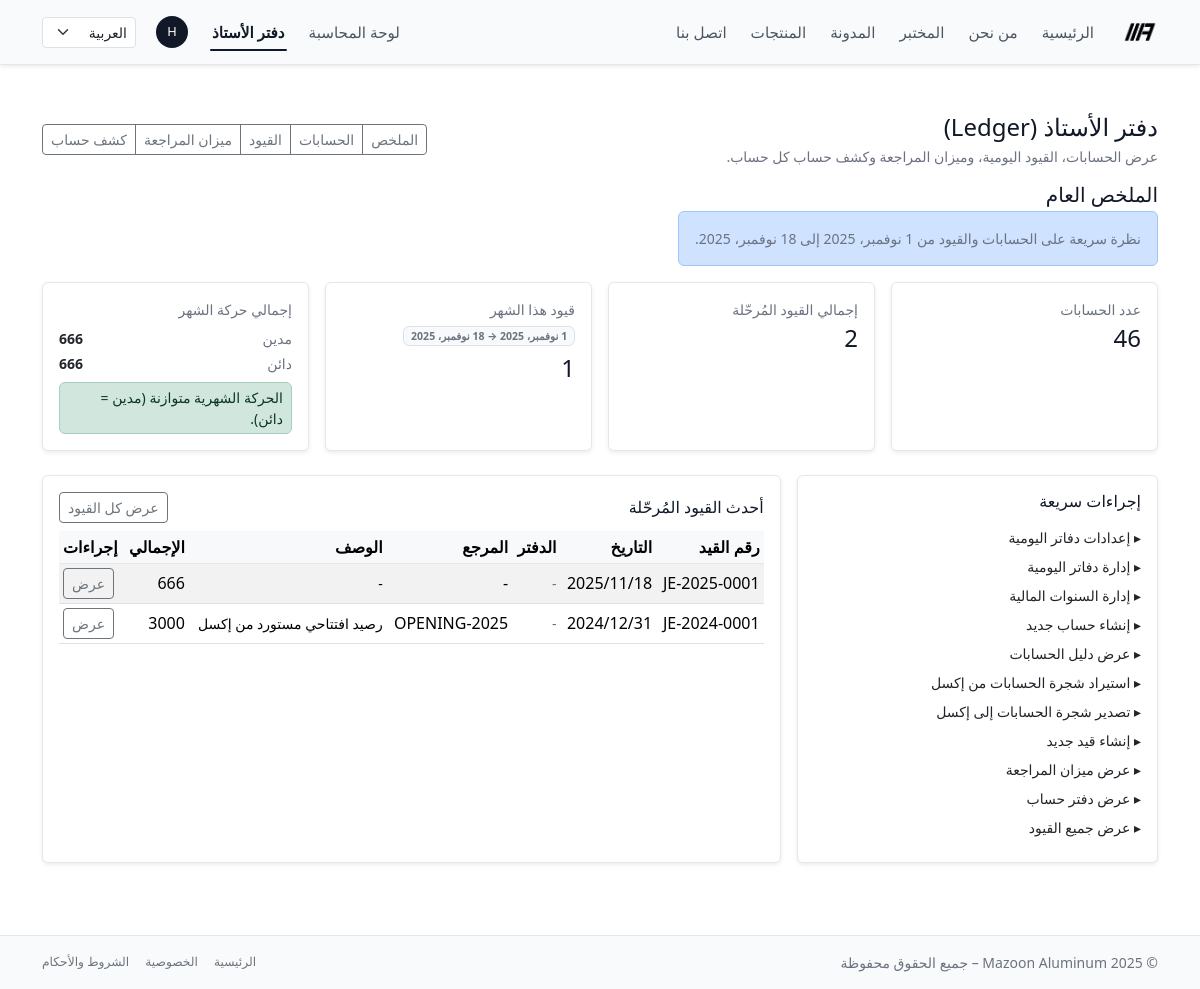
Page /ar/ledger/ (signed in) on the earlier database version.
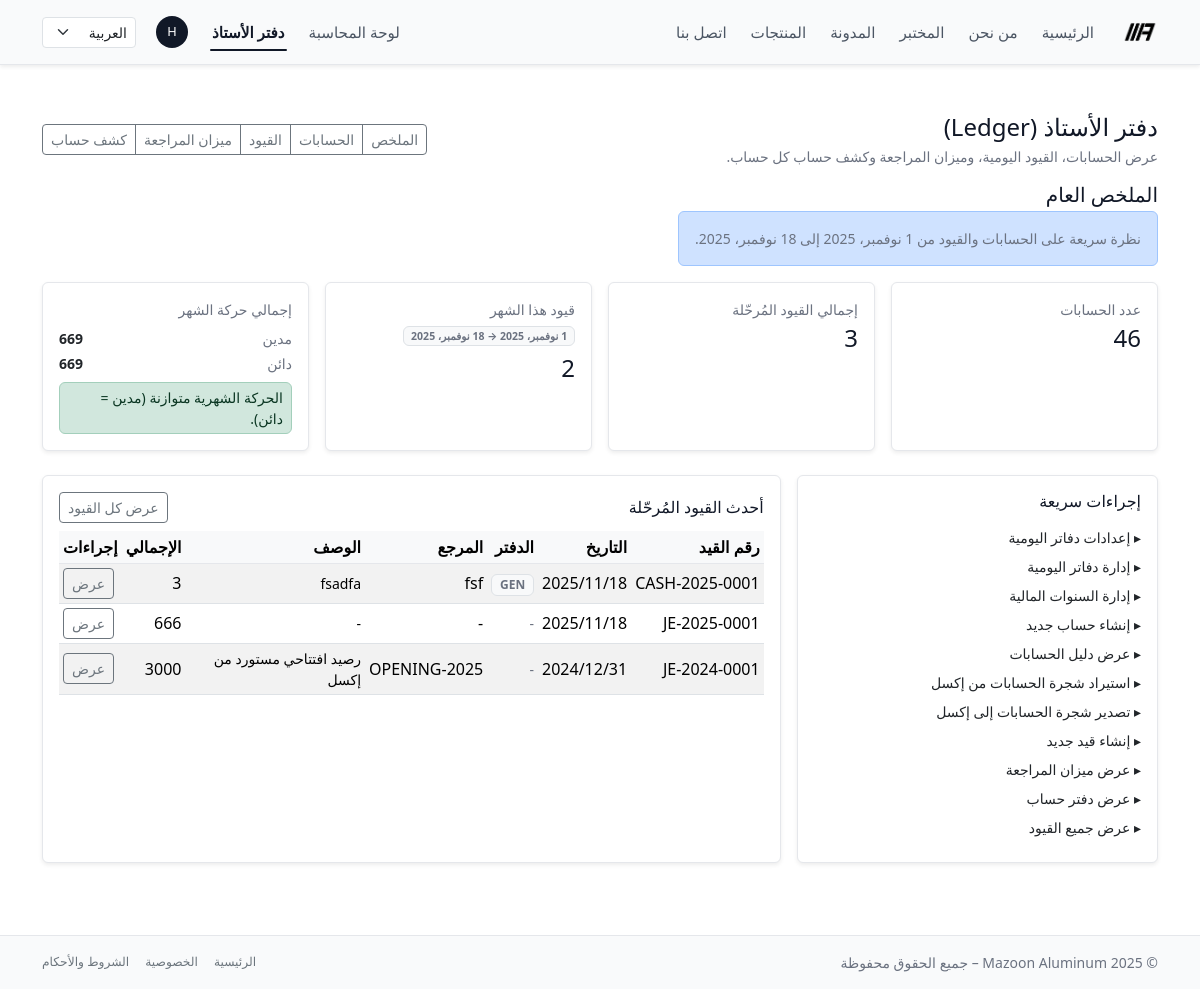
Same page on the later database version.
### ledger/models.py (models this page shows, shortened)
class JournalEntry(models.Model):
    fiscal_year = models.ForeignKey(
        FiscalYear,
        null=True,
        blank=True,
        on_delete=models.PROTECT,
        related_name="entries",
        verbose_name=_("السنة المالية"),
    )
    journal = models.ForeignKey(
        "Journal",
        null=True,
        blank=True,
        on_delete=models.PROTECT,
        related_name="entries",
        verbose_name=_("دفتر اليومية"),
    )
    date = models.DateField(default=timezone.now, verbose_name=_("التاريخ"))
    reference = models.CharField(max_length=50, blank=True, verbose_name=_("المرجع"))
    description = models.TextField(blank=True, verbose_name=_("الوصف"))
    number = models.CharField(
        max_length=32,
        unique=True,
        null=True,
        blank=True,
        verbose_name=_("رقم القيد"),
    )
    posted = models.BooleanField(default=False, verbose_name=_("مرحّل"))
    posted_at = models.DateTimeField(
        null=True,
        blank=True,
        verbose_name=_("تاريخ الترحيل"),
    )
    posted_by = models.ForeignKey(
        User,
        null=True,
        blank=True,
        on_delete=models.SET_NULL,
        related_name="posted_journal_entries",
        verbose_name=_("مُرحّل بواسطة"),
    )
    created_at = models.DateTimeField(auto_now_add=True)
    created_by = models.ForeignKey(
        User,
        null=True,
        blank=True,
        on_delete=models.SET_NULL,
        verbose_name=_("أنشئ بواسطة"),
    )
    objects = JournalEntryManager()
    class Meta:
        ordering = ["-date", "-id"]
    @property
    def total_debit(self) -> Decimal:
        return self.lines.aggregate(s=models.Sum("debit"))["s"] or Decimal("0")

class Journal(models.Model):
    class Type(models.TextChoices):
        GENERAL = "general", _("دفتر عام")
        CASH = "cash", _("دفتر الكاش")
        BANK = "bank", _("دفتر البنك")
        SALES = "sales", _("دفتر المبيعات")
        PURCHASE = "purchase", _("دفتر المشتريات")
    code = models.CharField(
        max_length=20,
        unique=True,
        verbose_name=_("كود الدفتر"),
    )
    name = models.CharField(
        max_length=100,
        verbose_name=_("اسم الدفتر"),
    )
    type = models.CharField(
        max_length=20,
        choices=Type.choices,
        default=Type.GENERAL,
        verbose_name=_("نوع الدفتر"),
    )
    is_default = models.BooleanField(
        default=False,
        verbose_name=_("دفتر افتراضي"),
    )
    is_active = models.BooleanField(
        default=True,
        verbose_name=_("نشط"),
    )
    objects = JournalManager()
    class Meta:
        ordering = ["code"]
        verbose_name = _("دفتر اليومية")
        verbose_name_plural = _("دفاتر اليومية")

### ledger/views.py (the view)
# urls.py: path("", views.LedgerDashboardView.as_view(), name="dashboard"),
class LedgerDashboardView(FiscalYearRequiredMixin, StaffRequiredMixin, TemplateView):
    template_name = "ledger/dashboard.html"
    def get_context_data(self, **kwargs):
        ctx = super().get_context_data(**kwargs)
        today = timezone.now().date()
        month_start = today.replace(day=1)
        accounts_count = Account.objects.count()
        entries_qs = JournalEntry.objects.posted()
        entries_count = entries_qs.count()
        month_entries = entries_qs.filter(
            date__gte=month_start,
            date__lte=today,
        )
        month_entries_count = month_entries.count()
        month_totals = (
            JournalLine.objects.posted()
            .filter(entry__in=month_entries)
            .aggregate(
                debit=Coalesce(
                    Sum("debit"),
                    Value(0),
                    output_field=DecimalField(max_digits=12, decimal_places=3),
                ),
                credit=Coalesce(
                    Sum("credit"),
                    Value(0),
                    output_field=DecimalField(max_digits=12, decimal_places=3),
                ),
            )
        )
        month_debit = month_totals["debit"] or Decimal("0")
        month_credit = month_totals["credit"] or Decimal("0")
        recent_entries = (
            JournalEntry.objects.posted()
            .order_by("-date", "-id")[:10]
        )
        ctx.update(
            {
                "accounts_count": accounts_count,
                "entries_count": entries_count,
                "month_entries_count": month_entries_count,
                "month_debit": month_debit,
                "month_credit": month_credit,
                "recent_entries": recent_entries,
                "today": today,
                "month_start": month_start,
            }
        )
        return ctx

### ledger/managers.py (called while the page is built)
    def posted(self):
        return self.filter(posted=True)

    def posted_only(self):
        return self.filter(entry__posted=True)

    def posted(self):
        return self.posted_only()

### ledger/views.py (called while the page is built, shortened)
    def test_func(self):
        user = self.request.user
        if not user.is_authenticated:
            return False
        if user.is_staff or user.is_superuser:
            return True
        return is_accounting_staff(user)

    def dispatch(self, request, *args, **kwargs):
        qs = FiscalYear.objects.all()
        if not qs.exists():
            messages.warning(
                request,
                _("يجب إنشاء سنة مالية واحدة على الأقل قبل استخدام دفتر الأستاذ."),
            )
            return redirect("ledger:fiscal_year_list")
        open_years = qs.filter(is_closed=False)
        today = timezone.now().date()
        return super().dispatch(request, *args, **kwargs)

### templates/ledger/dashboard.html (shortened to what the changed rows need)
{% extends "ledger/base_ledger.html" %}
{% load i18n %}
{% block ledger_content %}
<div class="mb-3 d-flex flex-wrap justify-content-between align-items-center gap-2">
  <div>
    <h2 class="h5 mb-1">{% trans "الملخص العام" %}</h2>
  </div>
</div>
<div class="row g-3 mb-4">
  <div class="col-md-3 col-sm-6">
    <div class="card shadow-sm border-0 h-100">
      <div class="card-body py-3">
        <h2 class="h4 mb-0">{{ accounts_count }}</h2>
      </div>
    </div>
  </div>
  <div class="col-md-3 col-sm-6">
    <div class="card shadow-sm border-0 h-100">
      <div class="card-body py-3">
        <p class="text-muted small mb-1">{% trans "إجمالي القيود المُرحّلة" %}</p>
        <h2 class="h4 mb-0">{{ entries_count }}</h2>
      </div>
    </div>
  </div>
  <div class="col-md-3 col-sm-6">
    <div class="card shadow-sm border-0 h-100">
      <div class="card-body py-3">
        <p class="text-muted small mb-1">{% trans "قيود هذا الشهر" %}</p>
        <p class="text-muted small mb-2">
          <span class="badge bg-light text-muted border">
          </span>
        </p>
        <h2 class="h4 mb-0">{{ month_entries_count }}</h2>
      </div>
    </div>
  </div>
  <div class="col-md-3 col-sm-6">
    <div class="card shadow-sm border-0 h-100">
      <div class="card-body py-3">
        <div class="d-flex justify-content-between small mb-1">
          <span class="text-muted">{% trans "مدين" %}</span>
          <strong>{{ month_debit }}</strong>
        </div>
        <div class="d-flex justify-content-between small mb-2">
          <span class="text-muted">{% trans "دائن" %}</span>
          <strong>{{ month_credit }}</strong>
        </div>
      </div>
    </div>
  </div>
</div>
<div class="row g-3 mb-4">
  <div class="col-md-4">
    <div class="card shadow-sm border-0 h-100">
      <div class="card-body">
        <h2 class="h6 mb-3">{% trans "إجراءات سريعة" %}</h2>
      </div>
    </div>
  </div>
  <div class="col-md-8">
    <div class="card shadow-sm border-0 h-100">
      <div class="card-body">
        <div class="d-flex justify-content-between align-items-center mb-2">
          <h2 class="h6 mb-0">{% trans "أحدث القيود المُرحّلة" %}</h2>
        </div>
        {% if recent_entries %}
          <div class="table-responsive">
            <table class="table table-sm table-striped align-middle mb-0">
              <thead class="table-light">
              <tr>
                <th class="text-nowrap">{% trans "رقم القيد" %}</th>
                <th class="text-nowrap">{% trans "التاريخ" %}</th>
                <th class="text-nowrap">{% trans "الدفتر" %}</th>
                <th class="text-nowrap">{% trans "المرجع" %}</th>
                <th class="text-nowrap">{% trans "الوصف" %}</th>
                <th class="text-nowrap">{% trans "الإجمالي" %}</th>
                <th class="text-end text-nowrap">{% trans "إجراءات" %}</th>
              </tr>
              </thead>
              <tbody>
              {% for e in recent_entries %}
                <tr>
                  <td class="text-nowrap">
                    {% if e.number %}
                      {{ e.number }}
                    {% else %}
                      JE-{{ e.id }}
                    {% endif %}
                  </td>
                  <td class="text-nowrap">{{ e.date|date:"SHORT_DATE_FORMAT" }}</td>
                  <td class="text-nowrap">
                    {% if e.journal %}
                      <span class="badge bg-light text-muted border small">
                        {{ e.journal.code }}
                      </span>
                    {% else %}
                      <span class="text-muted small">-</span>
                    {% endif %}
                  </td>
                  <td class="text-nowrap">{{ e.reference|default:"-" }}</td>
                  <td class="small">
                    {{ e.description|default:"-"|truncatechars:60 }}
                  </td>
                  <td class="text-nowrap">
                    {{ e.total_debit }}
                  </td>
                  <td class="text-end text-nowrap">
                    <a href="{% url 'ledger:journalentry_detail' e.pk %}"
                       class="btn btn-outline-secondary btn-sm">
                      {% trans "عرض" %}
                    </a>
                  </td>
                </tr>
              {% endfor %}
              </tbody>
            </table>
          </div>
        {% else %}
          <p class="text-muted small mb-0">
            {% trans "لا توجد قيود حتى الآن." %}
          </p>
        {% endif %}
      </div>
    </div>
  </div>
</div>
{% endblock %}

Differences in the rows shown:
added JournalEntry: number "CASH-2025-0001", date "18‏/11‏/2025", journal.code "GEN", reference "fsf", description "fsadfa", total_debit "3"
Other differences:
{{ entries_count }}: "2" → "3"
{{ month_entries_count }}: "1" → "2"
{{ month_debit }}: "666" → "669"
{{ month_credit }}: "666" → "669"
